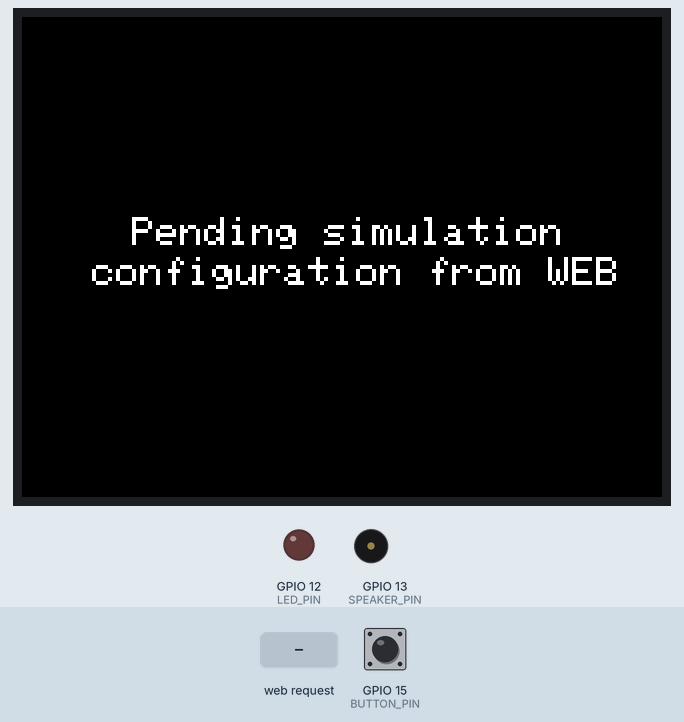
Bench run of a program on a simulated ESP32. Shown: 320×240 colour display, output pins drawn as LEDs (lit = HIGH), buzzer (waves = sounding). Dashed ring = blinking. Inputs (shaded band) come from the test bench; at power-on: GPIO 15 (BUTTON_PIN) HIGH. WiFi joins after 1.5 s; servers stay silent unless stated; random numbers use the default seed unless the program sets one; what the program prints to the serial monitor is not drawn.

Above: at 2.8 s.
2.9 s: HTTP request GET /upload received
At 3.7 s:
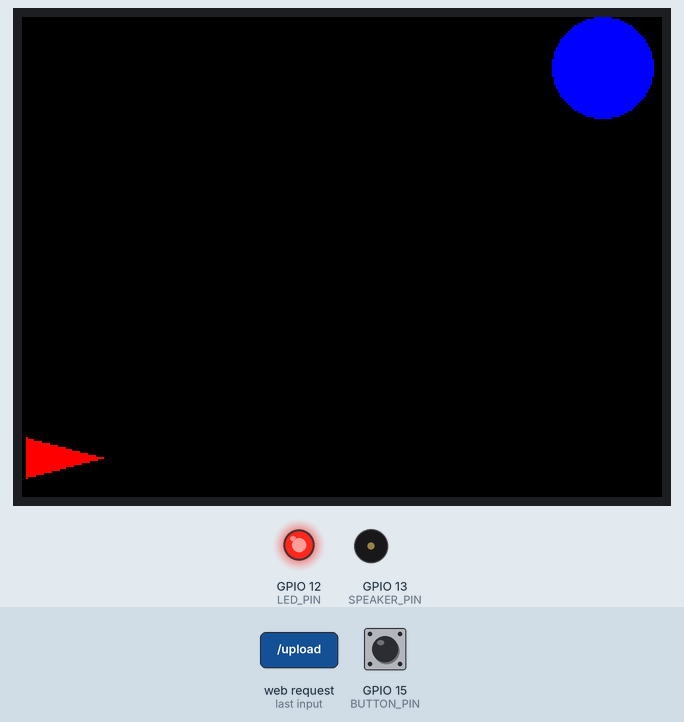
4.5 s: GPIO 15 (BUTTON_PIN) pulled LOW for 1 s
At 5.58 s:
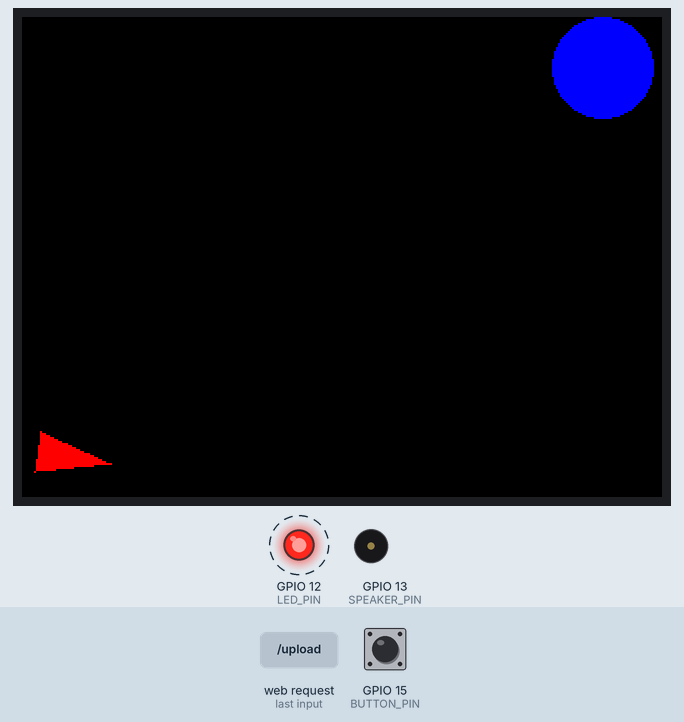
7.1 s: GPIO 15 (BUTTON_PIN) pulled LOW for 0.15 s
At 7.29 s:
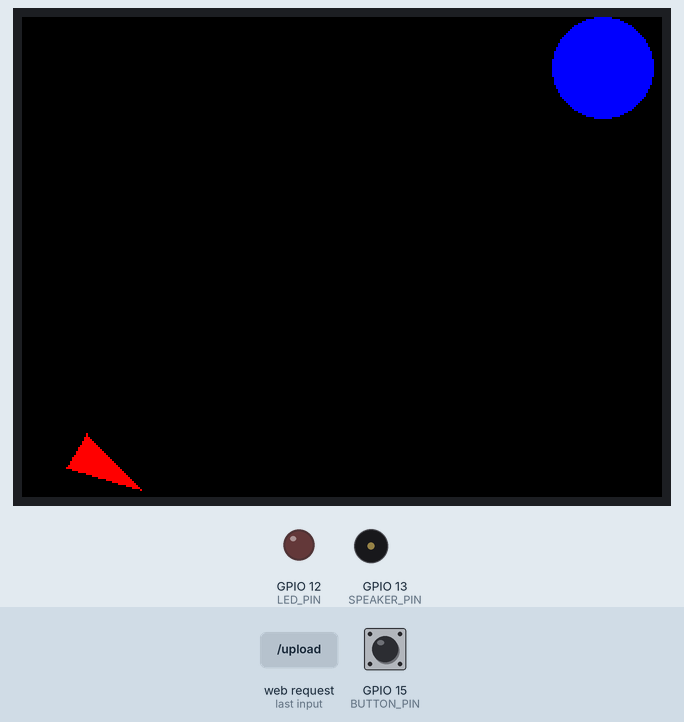
Timing chart, 0 to 17.2 s (numbered marks = the images above; inputs shaded):
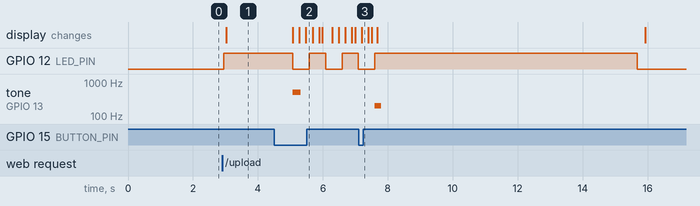

The program:

main.cpp
```cpp
#include "SPI.h"
#include "Adafruit_GFX.h"
#include "Adafruit_ILI9341.h"
#include "Adafruit_FT6206.h"
#include <WiFi.h>
#include <WiFiClient.h>
#include <WebServer.h>
#include <functions.h>


//screen:
#define TFT_CS     5
#define TFT_DC     2
#define TFT_RST    4
#define TFT_MOSI   23
#define TFT_MISO   19
#define TFT_SCLK   18
#define BUTTON_PIN 15
#define TOUCH_SDA  21
#define TOUCH_SCL  22
Adafruit_ILI9341 tft = Adafruit_ILI9341(TFT_CS, TFT_DC);
Adafruit_FT6206 ctp = Adafruit_FT6206();

// wifi:
#define WIFI_SSID "Wokwi-GUEST"
#define WIFI_PASSWORD ""
#define WIFI_CHANNEL 6
WebServer server(80);                   // HTTP server on port 80
bool waiting_for_input_from_web = true; // Flag to indicate if we are waiting for input from the web interface

// speaker:
#define SPEAKER_PIN 13

//led
#define LED_PIN 12

Missile missile;
Target target;
unsigned long lastDebounceTime = 0;
unsigned long debounceDelay = 50; // milliseconds
bool buttonState = HIGH;          // Current state
bool lastButtonState = HIGH;      // Previous state
int MISSILE_SIZE = 20;            // Size of the missile triangle

void handlingWIFI()
{
  WiFi.begin(WIFI_SSID, WIFI_PASSWORD, WIFI_CHANNEL);
  Serial.print("Connecting to WiFi...");
  while (WiFi.status() != WL_CONNECTED)
  {
    delay(500);
    Serial.print(".");
  }
  Serial.println(" connected!");
  Serial.print("IP address: ");
  Serial.println(WiFi.localIP());

  server.on("/", handleRoot); // Set up HTML handler
  server.begin();
  Serial.println("Please open the following URL in your browser: http://localhost:8180/");
  Serial.println("And provide input parameters to the server.");
  server.on("/upload", handleUpload);
}

void handleRoot()
{
  server.send(200, "text/html", R"rawliteral(
    <!DOCTYPE html>
    <html>
    <head><title>Missile Config</title></head>
    <body>
      <h2>Missile Simulation Configuration</h2>

      <form action="/upload" method="GET">
        <label>Missile Type:</label>
        <select name="type">
          <option value="ballistic">Ballistic</option>
          <option value="powered">Powered</option>
        </select><br><br>

        <label>Missile Launch Speed (1-100):</label>
        <input type="number" name="speed" min="1" max="100" value="50"><br><br>

        <label>Missile Launch Angle (0-90):</label>
        <input type="number" name="angle" min="0" max="90" value="45"><br><br>

        <label>Route Difficulty:</label>
        <select name="route">
          <option value="none">No obstacles</option>
          <option value="fixed">Fixed obstacles</option>
          <option value="random">Random obstacles</option>
        </select><br><br>

        <label>Target Difficulty:</label>
        <select name="target">
          <option value="static">Static Target</option>
          <option value="slow">Slow Moving Target</option>
          <option value="random">Random Moving Target</option>
        </select><br><br>

        <input type="submit" value="Upload Simulation Configuration">
      </form>
    </body>
    </html>
  )rawliteral");
}

void handleUpload()
{
  String missile_type = server.arg("type");
  String speed = server.arg("speed");
  String angle = server.arg("angle");
  String route = server.arg("route");
  String target_type = server.arg("target");

  // Print values to serial for now
  Serial.println("=== Configuration Uploaded ===");
  Serial.println("Type: " + missile_type);
  Serial.println("Speed: " + speed);
  Serial.println("Angle: " + angle);
  Serial.println("Route: " + route);
  Serial.println("Target: " + target_type);

  // setting missile parameters
  if (missile_type == "ballistic")
  {
    missile.type = BALLISTIC;
  }
  else if (missile_type == "powered")
  {
    missile.type = POWERED;
  }

  // setting target parameters
  if (target_type == "static")
  {
    target.type = STATIC;
  }
  else if (target_type == "slow")
  {
    target.type = SLOW;
  }
  else if (target_type == "random")
  {
    target.type = RANDOM;
  }

  missile.launchSpeed = speed.toInt();
  missile.launchAngle = angle.toInt();
  missile.posX = 0; // Initial position
  missile.posY = 0; // Initial position
  missile.velX = missile.launchSpeed * cos(missile.launchAngle * PI / 180);
  missile.velY = missile.launchSpeed * sin(missile.launchAngle * PI / 180);
  missile.launched = false;    // Not launched yet
  missile.hitTarget = false;   // Not hit yet
  missile.hitObstacle = false; // Not hit yet
  missile.launchTime = 0;      // No launch time yet

  // Turn on LED if needed
  waiting_for_input_from_web = false; // Set flag to false to indicate we have received input
  server.send(200, "text/html", "<h2>Configuration Received! You may now launch the missile.</h2>");
}

void handlingStartTFT()
{
  tft.begin();

  tft.setRotation(3);  // Optional: rotate for horizontal layout
  tft.fillScreen(ILI9341_BLACK);  // Clear screen

  if (!ctp.begin()) {
    Serial.println("Couldn't start touchscreen");
  }

  // First message
  tft.setCursor(55, 100);
  tft.setTextColor(ILI9341_WHITE);
  tft.setTextSize(2);
  tft.print("Pending simulation");
  tft.setCursor(35, 120);
  tft.print("configuration from WEB");
}

void handlingEndTFT(bool hit)
{
  tft.fillScreen(ILI9341_BLACK); // Clear screen

  // First message
  tft.setTextSize(2);
  if (hit)
  {
    tft.setCursor(60, 100);
    tft.setTextColor(ILI9341_GREEN);
    tft.print("Missile hit target!");
  }
  else
  {
    if(missile.hitObstacle) {
      tft.setCursor(60, 100);
      tft.setTextColor(ILI9341_YELLOW);
      tft.print("Missile hit obstacle!");
    } else {
      tft.setCursor(55, 100);
      tft.setTextColor(ILI9341_RED);
      tft.print("Missile missed target!");
    }
  }
  delay(5000);
}
void calculateMissileTriangle(float angle)
{
  missile.x0 = missile.posX + MISSILE_SIZE * cos(angle);
  missile.y0 = missile.posY + MISSILE_SIZE * sin(angle);

  missile.x1 = missile.posX + MISSILE_SIZE * cos(angle + radians(150));
  missile.y1 = missile.posY + MISSILE_SIZE * sin(angle + radians(150));

  missile.x2 = missile.posX + MISSILE_SIZE * cos(angle - radians(150));
  missile.y2 = missile.posY + MISSILE_SIZE * sin(angle - radians(150));
}

void showStartSimulationScreen()
{
  tft.fillScreen(ILI9341_BLACK);

  // Missile position
  missile.posX = MISSILE_SIZE;                // Bottom-left corner X
  missile.posY = tft.height() - MISSILE_SIZE; // Bottom-left corner Y

  // Missile angle (convert degrees to radians)
  missile.launchAngle = radians(-missile.launchAngle);

  // Calculate missile triangle points
  calculateMissileTriangle(missile.launchAngle);

  // Draw missile (red triangle)
  tft.fillTriangle(missile.x0, missile.y0, missile.x1, missile.y1, missile.x2, missile.y2, ILI9341_RED);

  addObstacles();

  // Target (blue circle)
  target.radius = 25;
  target.posX = tft.width() - target.radius - 5;
  target.posY = target.radius;
  tft.fillCircle(target.posX, target.posY, target.radius, ILI9341_BLUE);
}

void addObstacles() {
  String route = server.arg("route");
  // Draw obstacle (green rectangle)
  if (route == "none") {
    return; // No random obstacles
  }
  for (int i = 0; i < NUMBER_OF_OBSTACLES; i++) {
     if(route == "fixed") {
      // Fixed obstacles
      missile.obstacles[i].posX = OBSTACLE_BOX_X_MIN + i * 10; // Fixed positions
      missile.obstacles[i].posY = OBSTACLE_BOX_Y_MIN + i * 50;
      missile.obstacles[i].hit = false;
      tft.fillRect(missile.obstacles[i].posX, missile.obstacles[i].posY, 15, 15, ILI9341_GREEN); // Draw fixed obstacles
     } else if (route == "random") {
      // Random obstacles
      missile.obstacles[i].posX = random(OBSTACLE_BOX_X_MIN, OBSTACLE_BOX_X_MAX);
      missile.obstacles[i].posY = random(OBSTACLE_BOX_Y_MIN, OBSTACLE_BOX_Y_MAX);
      missile.obstacles[i].hit = false;
      tft.fillRect(missile.obstacles[i].posX, missile.obstacles[i].posY, 15, 15, ILI9341_GREEN); // Draw random obstacles
    }
  }
}

void updateTargetPosition(float dt) {
  static float directionX = 1;
  static float directionY = 1;

  if (target.type == STATIC)
  {
    return;
  }

  Target old_target = target; // Save old target position

  if (target.type == SLOW)
  {
    target.posY+= directionY* 30 * dt; // slow horizontal movement
    if (target.posY >= TARGET_BOX_Y_MAX || target.posY < TARGET_BOX_Y_MIN)
    {
      directionY *= -1;
    }
  }

  if (target.type == RANDOM)
  {
    target.posX += random(-75, 75) * dt;
    target.posY += random(-75, 75) * dt;

    if (target.posX < TARGET_BOX_X_MIN)
      target.posX = TARGET_BOX_X_MIN;
    if (target.posX > TARGET_BOX_X_MAX)
      target.posX = TARGET_BOX_X_MAX;
    if (target.posY < TARGET_BOX_Y_MIN)
      target.posY = TARGET_BOX_Y_MIN;
    if (target.posY > TARGET_BOX_Y_MAX)
      target.posY = TARGET_BOX_Y_MAX;
  }
  tft.fillCircle(old_target.posX, old_target.posY, old_target.radius, ILI9341_BLACK); // Clear old target position
  tft.fillCircle(target.posX, target.posY, target.radius, ILI9341_BLUE);
}

void simulateMissileFlight()
{
  float dx = target.posX - missile.posX;

  missile.velX = map(missile.velX, 1, 100, 10, 32);       // speed in m/s for 320 width screen. 10 gives 30 sec, 32 gives 10 sec
  int travelTime = map(missile.velX, 1, 100, 30, 10);     // travel time in seconds
  missile.velY = missile.velX * tan(missile.launchAngle); // vertical velocity based on angle

  float framesPerSec = 10;
  int totalFrames = travelTime * framesPerSec;
  float g = 2.8; // gravity in m/s^2, adjustet for screen size and flight time
  TS_Point touchPoint;

  for (int i = 0; i < totalFrames; i++)
  {
    // Clear old missile
    Missile old_missile = missile; // Save old missile position
    if(missile.type == POWERED) {
      touchPoint = touchLocation(); // Touch X and Y are the opposite of the screen X Y axis so we use here X from touch as Y for screen!
      if (touchPoint.x > 0) {
        if(touchPoint.x > missile.y0) { // pressed under the missile
          missile.velY += 20/framesPerSec; // randomly testing decreasing val
        } else if (touchPoint.x < missile.y0) { // pressed above the missile
          missile.velY -= 20/framesPerSec; // randomly testing increasin val
        }
        touchPoint = TS_Point(); // Reset touch point after handling
        // debug prints
        // Serial.print("Missile Ylocation: ");
        // Serial.println(missile.posY);
        // Serial.print("Missile Y vel: ");
        // Serial.println(missile.velY);
      }
    }
    //digitalWrite(LED_PIN, (i % 2 == 0) ? HIGH : LOW); // Blink LED every frame
    // Blink LED every 5 frames
    if (i % 5 == 0) {
      digitalWrite(LED_PIN, !digitalRead(LED_PIN));  // Toggle LED
    }

    missile.posX += missile.velX/framesPerSec; // Update x position
    missile.posY += missile.velY/framesPerSec;
    missile.velY += g/framesPerSec; // Gravity effect (9.8 m/s^2)

    //calculate new angle
    missile.launchAngle = atan2(missile.velY,missile.velX);

    // Calculate rotated triangle points
    calculateMissileTriangle(missile.launchAngle);

    // Update target position every 5 frames
    if (i % 5 == 0) {
      updateTargetPosition(5.0 / framesPerSec);
    }

    // Draw missile (red triangle)
    tft.fillTriangle(old_missile.x0, old_missile.y0, old_missile.x1, old_missile.y1, old_missile.x2, old_missile.y2, ILI9341_BLACK);
    tft.fillTriangle(missile.x0, missile.y0, missile.x1, missile.y1, missile.x2, missile.y2, ILI9341_RED);

    if (outOfBounds()) {
      missTargetSound();
      missile.hitTarget = false;
      break;
    }
    if (hitTarget()) {
      hitTargetSound();
      missile.hitTarget = true;
      break;
    }
    if (hitObstacle()){
      hitObstacleSound();
      missile.hitObstacle = true; // Mark missile as hit obstacle
      missile.hitTarget = false;
      break;
    }

    delay(1000 / framesPerSec);
  }
  Serial.println("Flight simulation ended");
}

TS_Point touchLocation() {

  if (ctp.touched()) {
    TS_Point p = ctp.getPoint();
    // prints for debug
    //Serial.print("Touch at X: "); Serial.print(p.x);
    //Serial.print(", Y: "); Serial.println(p.y);
    // Example: If touch detected, launch missile
    if (!missile.launched) {
      launchSound();
      missile.launched = true;
      simulateMissileFlight();
    }
    return p;  // Return touch point
  }
  return TS_Point();  // No touch detected
}


bool outOfBounds()
{
  return missile.x0 < 0 || missile.x0 >= 320 || missile.y0 < 0 || missile.y0 >= 240;
}

bool hitTarget()
{
  float dx = target.posX - missile.x0; // Adjust for target radius
  float dy = target.posY - missile.y0;
  float distance = sqrt(dx * dx + dy * dy);

  return distance <= target.radius;
}

bool hitObstacle() {
  for (int i = 0; i < 4; i++) {
    // Check if missile.x0, y0 is inside the obstacle rectangle
    if (missile.x0 >= missile.obstacles[i].posX &&
        missile.x0 <= missile.obstacles[i].posX + 15 &&
        missile.y0 >= missile.obstacles[i].posY &&
        missile.y0 <= missile.obstacles[i].posY + 15) {
      missile.obstacles[i].hit = true;  // Mark obstacle as hit
      return true;  // Missile hit an obstacle
    }
  }
  return false;  // No obstacle hit
}

// Function to start launch
void launchSound()
{
  tone(SPEAKER_PIN, 350, 100);
  tone(SPEAKER_PIN, 500, 250);
}

// Function for hitting obstacle
void hitObstacleSound()
{
  tone(SPEAKER_PIN, 500, 250);
  tone(SPEAKER_PIN, 350, 100);
}

// Function for hitting target
void hitTargetSound()
{
  tone(SPEAKER_PIN, 350, 250);
  tone(SPEAKER_PIN, 425, 200);
  tone(SPEAKER_PIN, 500, 150);
}

// Function for missing target
void missTargetSound() {
  tone(SPEAKER_PIN, 400,150);
  tone(SPEAKER_PIN, 300,200);
  tone(SPEAKER_PIN, 200,200);
}

void setup()
{
  // put your setup code here, to run once:
  Serial.begin(115200);
  pinMode(SPEAKER_PIN, OUTPUT);
  pinMode(LED_PIN, OUTPUT);
  pinMode(BUTTON_PIN, INPUT_PULLUP);
  digitalWrite(LED_PIN, LOW);  // Turn off LED initially
  handlingStartTFT();
  handlingWIFI();
  while (waiting_for_input_from_web)
  { // Wait for web input
    delay(100);
    server.handleClient();
  }
  digitalWrite(LED_PIN, HIGH);  // Turn on LED after reciecing web input
  showStartSimulationScreen();
  delay(2000); // Show simulation screen for 2 seconds
}

void loop()
{
  // put your main code here, to run repeatedly:
  int reading = digitalRead(BUTTON_PIN);

  if (reading != lastButtonState)
  {
    lastDebounceTime = millis(); // reset debounce timer
  }

  if ((millis() - lastDebounceTime) > debounceDelay)
  {
    if (reading != buttonState)
    {
      buttonState = reading; // update stable state
      if (buttonState == LOW && !missile.launched)
      { // Button pressed
        launchSound();
        Serial.println("Button Pressed! Launching Missile...");
        missile.launched = true;
        simulateMissileFlight();
      }
    }
  }
  lastButtonState = reading;

  if (missile.launched)
  {
    handlingEndTFT(missile.hitTarget);
    missile.launched = false;
    waiting_for_input_from_web = true;
    delay(3000); // Wait for 3 seconds before next iteration
    setup();
  }
}
```

functions.h
```cpp
#define TARGET_BOX_X_MIN 220
#define TARGET_BOX_X_MAX 295
#define TARGET_BOX_Y_MIN 25
#define TARGET_BOX_Y_MAX 215
#define OBSTACLE_BOX_X_MIN 150
#define OBSTACLE_BOX_X_MAX 220
#define OBSTACLE_BOX_Y_MIN 25
#define OBSTACLE_BOX_Y_MAX 215
#define BALLISTIC 0
#define POWERED 1
#define NUMBER_OF_OBSTACLES 4

typedef enum
{
  STATIC = 0,
  SLOW = 1,
  RANDOM = 2
} TargetType;

typedef struct Obstacle {
  float posX;      // X coordinate
  float posY;      // Y coordinate
  bool hit;        // Whether the missile has hit the obstacle
} Obstacle;

typedef struct Missile
{
  bool type;                // "ballistic" or "powered"
  int launchSpeed;          // Launch speed in m/s
  float launchAngle;        // Launch angle in degrees
  float posX;               // Current X position
  float posY;               // Current Y position
  float velX;               // Current horizontal velocity
  float velY;               // Current vertical velocity
  bool launched;            // True if missile is launched
  bool hitTarget;           // True if missile hit target
  bool hitObstacle;         // True if missile hit obstacle
  unsigned long launchTime; // Timestamp of launch (millis())
  // triangle points
  int x0;
  int y0;
  int x1;
  int y1;
  int x2;
  int y2;
  Obstacle obstacles[4] ;
} Missile;

typedef struct Target
{
  TargetType type; // "static", "slow", or "random"
  float posX; // Current X position
  float posY; // Current Y position
  float velX; // Current horizontal velocity
  float velY; // Current vertical velocity
  int radius;
} Target;

void handlingWIFI();
void handlingStartTFT();
void handleRoot();
void handleUpload();
void handlingEndTFT(bool hit);
void showStartSimulationScreen();
void simulateMissileFlight();
bool outOfBounds();
bool hitTarget();
void launchSound();
void hitObstacleSound();
void hitTargetSound();
void missTargetSound();
TS_Point touchLocation();
void updateTargetPosition(float dt);
void addObstacles();
bool hitObstacle();
```

Measured:
- after the input at 2.9 s, GPIO 12 (LED_PIN): LOW → HIGH at once; the display: changes after 0.12 s (image 1)
- after the input at 4.5 s, GPIO 12 (LED_PIN): alternates HIGH for 0.51 s and LOW for 0.50 s, starting after 0.57 s; tone on GPIO 13 (SPEAKER_PIN): silent → 500 Hz after 0.57 s, → silent 0.25 s later; the display: first changes after 0.58 s (image 2 shows a later state)
